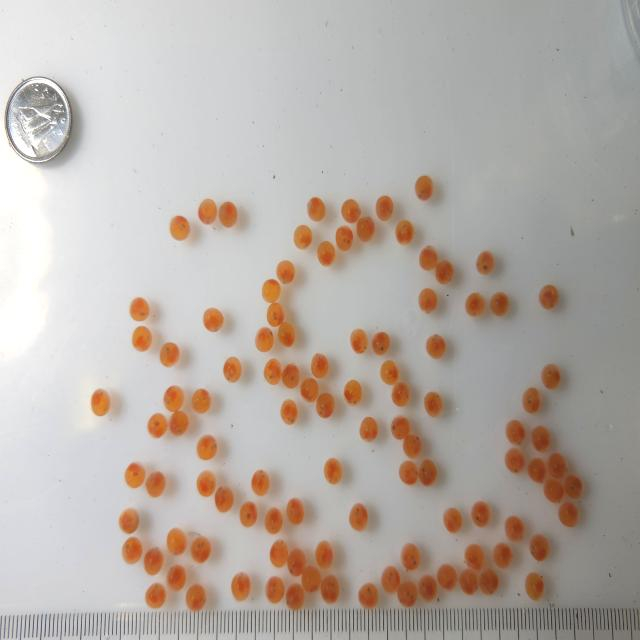
#> input picture trout_egg.jpg, 640 x 640 px
$ python preprocessing.py
#> lines starting #> are read from the running program, lines starting #| are printed output that depends on the picture; after the words box and inside, x2 and y2 are one past the last pixel; in counts of white or black regions, pixels touching at a corner belong together
import cv2
import numpy as np
import matplotlib.pyplot as plt

image = cv2.imread("trout_egg.jpg")
#> image is the input picture: shape (640, 640, 3); mean B, G, R 167, 173.6, 182.4
hsv = cv2.cvtColor(image, cv2.COLOR_BGR2HSV)
#> hsv: shape (640, 640, 3); mean H, S, V 51.7, 27.1, 183.7
lower_orange = np.array([0, 97, 0])
upper_orange = np.array([179, 158, 255])
mask = cv2.inRange(image, lower_orange, upper_orange)
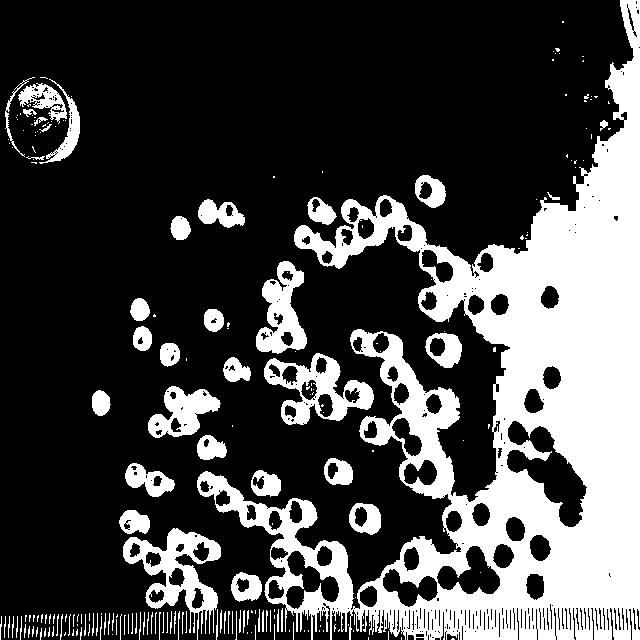
#> mask: shape (640, 640); 27.9% white; 222 white regions (141 under 20 px), largest, box (x1, y1, x2, y2) and area: (197, 0, 640, 640) 89043, (123, 528, 221, 640) 3794, (264, 353, 374, 425) 3208


# CLAHE (Adaptive Histogram Equalization)
v = hsv[:, :, 2]
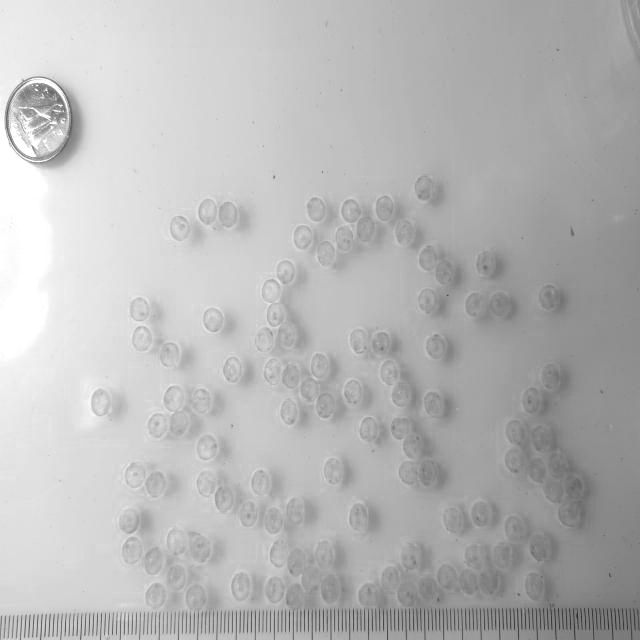
#> v: shape (640, 640); min 40, max 255, mean 183.7
clahe = cv2.createCLAHE(clipLimit=3.0, tileGridSize=(8, 8))
v_eq = clahe.apply(v)
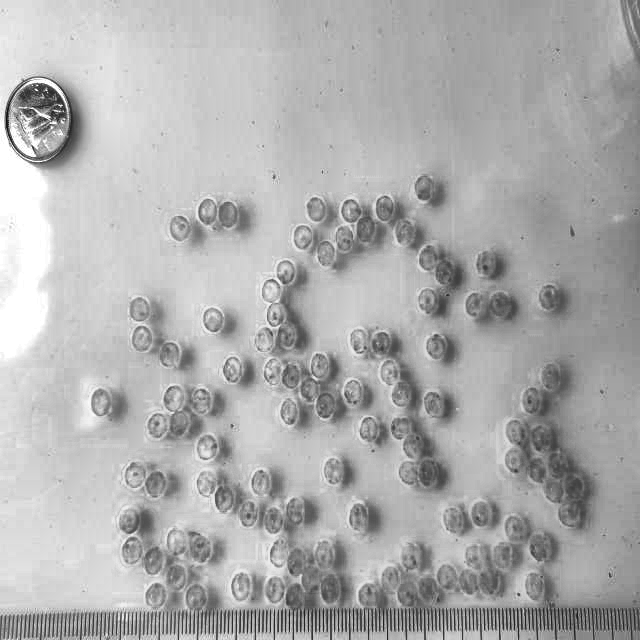
#> v_eq: shape (640, 640); min 11, max 255, mean 173.7
hsv[:, :, 2] = v_eq
#> hsv: shape (640, 640, 3); mean H, S, V 51.7, 27.1, 173.7

# [21 lines of commented-out code are left out]
v_eq = cv2.adaptiveThreshold(v_eq, 255, cv2.ADAPTIVE_THRESH_MEAN_C, cv2.THRESH_BINARY,5, 10)
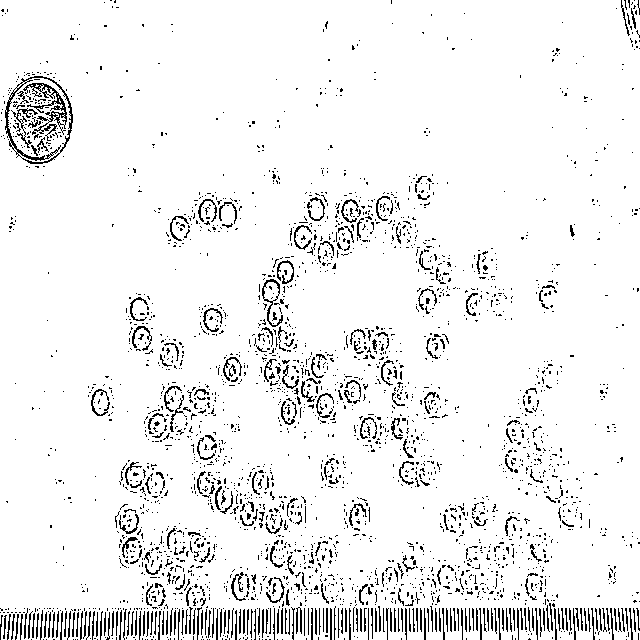
#> v_eq: shape (640, 640); 93.7% white; black in thin lines or dots


# Otsu's Thresholding
# _, otsu_thresh = cv2.threshold(image, 0, 255, cv2.THRESH_BINARY + cv2.THRESH_OTSU)

kernel = np.ones((2, 2), np.uint8)
# morph_img = cv2.dilate(v_eq, kernel, iterations=1)
v_eq = cv2.morphologyEx(v_eq, cv2.MORPH_CLOSE, kernel, iterations=4)
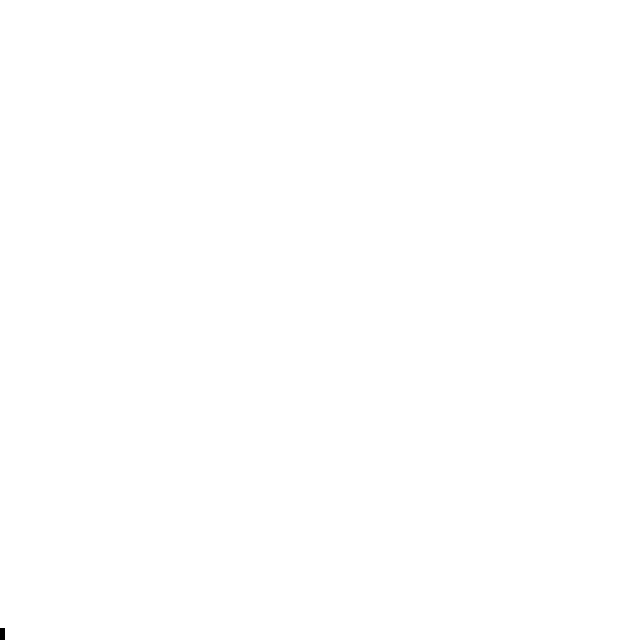
#> v_eq: shape (640, 640); 100% white; 1 black region, box (x1, y1, x2, y2) and area: (0, 628, 5, 640) 60
hsv[:, :, 2] = v_eq
#> hsv: shape (640, 640, 3); mean H, S, V 51.7, 27.1, 255
contours, _ = cv2.findContours(v_eq, cv2.RETR_EXTERNAL, cv2.CHAIN_APPROX_SIMPLE)
#> contours = 1 item
print(len(contours))
#| 1
# [25 lines of commented-out code are left out]
